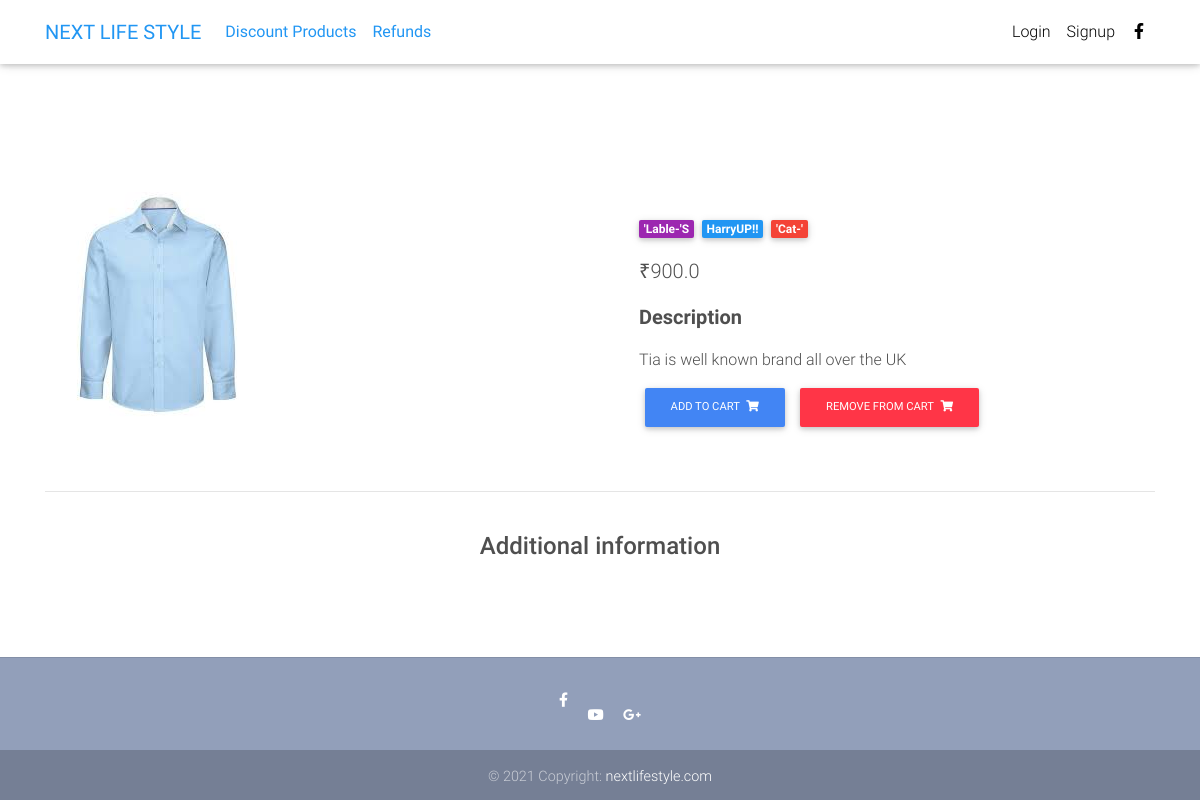
Page /product/Tia-Shirt/ on the committed database.
### core/models.py (models this page shows, shortened)
class Item(models.Model):
    item_name = models.CharField(max_length=100)
    item_price = models.FloatField()
    discount_price = models.FloatField(blank=True,null=True)
    cat = models.ForeignKey(Category,on_delete=models.CASCADE,blank=True,null=True)
    label = models.CharField(choices=LABEL_CHOICES, max_length=20)
    image = models.ImageField(upload_to="product",blank=True,null=True)
    slug = models.SlugField(unique=True)
    description = models.TextField(blank=True,null=True)
    item_spltag = models.CharField(blank=True,null=True,max_length=20)
    additional_info = models.TextField(blank=True,null=True)
    class Meta:
        get_latest_by = 'item_name'
    def get_add_to_cart_url(self):
        return reverse('core:add-to-cart',kwargs={
            'slug':self.slug
        })
    def get_remove_from_cart_url(self):
        return reverse('core:remove-from-cart',kwargs={
            'slug':self.slug
        })

### core/views.py (the view)
# urls.py: path('product/<slug>/', product_detail, name='product'),
def product_detail(request, slug):
    context = {
        'item': Item.objects.filter(slug=slug).first()
    }
    return render(request, 'product.html', context)

### templates/product.html (shortened to what this page needs)
{% extends 'base.html' %}
{% block body %}
  <main class="mt-5 pt-4">
    <div class="container dark-grey-text mt-5">
      <div class="row wow fadeIn">
        <div class="col-md-6 mb-4">
          <img src="/media/{{ item.image }}" class="img-fluid" alt="">
        </div>
        <div class="col-md-6 mb-4">
          <div class="p-4">
            <div class="mb-3">
              <a href="">
                <span class="badge purple mr-1">'Lable-'{{ item.label }}</span>
              </a>
              <a href="">
                <span class="badge blue mr-1">{{ item.item_spltag }}</span>
              </a>
              <a href="">
                <span class="badge red mr-1">'Cat-'{{ item.category}}</span>
              </a>
            </div>
            <p class="lead">
              {% if item.discount_price %}
              <span class="mr-1">
                <del>₹{{ item.item_price }}</del>
              </span>
              <span>₹{{ item.discount_price }}</span>
              {% else %}
              <span>₹{{ item.item_price }}</span>
              {% endif %}
            </p>
            <p class="lead font-weight-bold">Description</p>
            <p>{{ item.description }}
            </p>
            <a href="{{ item.get_add_to_cart_url }}" class="btn btn-primary btn-md my-0 p" >Add to cart
              <i class="fas fa-shopping-cart ml-1"></i>
            </a>
            <a href="{{ item.get_remove_from_cart_url }}" class="btn btn-danger btn-md my-0 p" >Remove from cart
              <i class="fas fa-shopping-cart ml-1"></i>
            </a>
          </div>
        </div>
      </div>
      <hr>
      <div class="row d-flex justify-content-center wow fadeIn">
        <div class="col-md-6 text-center">
          <h4 class="my-4 h4">Additional information</h4>
        </div>
      </div>
      <div class="row wow fadeIn">
        <div class="col-lg-4 col-md-12 mb-4">
        </div>
        <div class="col-lg-4 col-md-6 mb-4">
        </div>
        <div class="col-lg-4 col-md-6 mb-4">
        </div>
      </div>
    </div>
  </main>
{% endblock %}

### templates/base.html (style rules this page uses)
html, body, header, .carousel { height: 60vh; }

### rows in the picture
Item: image (picture), label "S", item_spltag "HarryUP!!", item_price "900.0", description "Tia is well known brand all over the UK"
